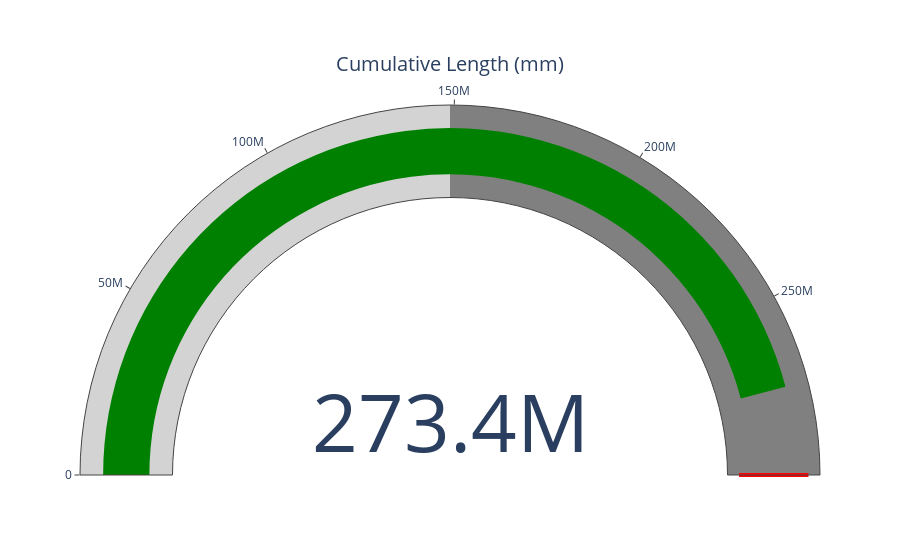

Notebook code cell kept with this figure:
### Code cell
from ipywidgets import interact
import plotly.graph_objects as go

# Calculate cumulative length_mm for each year
df_sorted['cumulative_length'] = df_sorted.groupby('year')['length_mm'].cumsum()

# Function to update the gauge chart based on the selected year
def update_gauge(selected_year):
    cumulative_length = df_sorted[df_sorted['year'] <= selected_year]['length_mm'].sum() * 180
    fig = go.Figure(go.Indicator(
        domain={'x': [0, 1], 'y': [0, 1]},
        value=cumulative_length,
        mode="gauge+number",
        title={'text': "Cumulative Length (mm)"},
        gauge={'axis': {'range': [None, df_sorted['length_mm'].sum() * 180]},
               'steps': [
                   {'range': [0, df_sorted['length_mm'].sum() * 90], 'color': "lightgray"},
                   {'range': [df_sorted['length_mm'].sum() * 90, df_sorted['length_mm'].sum() * 180], 'color': "gray"}],
               'threshold': {'line': {'color': "red", 'width': 4}, 'thickness': 0.75, 'value': df_sorted['length_mm'].sum() * 180}}))
    fig.show()

# Create an interactive slider for the year
interact(update_gauge, selected_year=(int(df_sorted['year'].min()), int(df_sorted['year'].max()), 1))

### Figure 1 — Plotly figure (JSON) as saved in the notebook; plotly's stock layout.template omitted (floating-point values rounded to 4 significant figures)
{"data": [{"domain": {"x": [0, 1], "y": [0, 1]}, "gauge": {"axis": {"range": [null, 297800000.0]}, "steps": [{"color": "lightgray", "range": [0, 148900000.0]}, {"color": "gray", "range": [148900000.0, 297800000.0]}], "threshold": {"line": {"color": "red", "width": 4}, "thickness": 0.75, "value": 297800000.0}}, "mode": "gauge+number", "title": {"text": "Cumulative Length (mm)"}, "type": "indicator", "value": 273400000.0}], "layout": {}}
